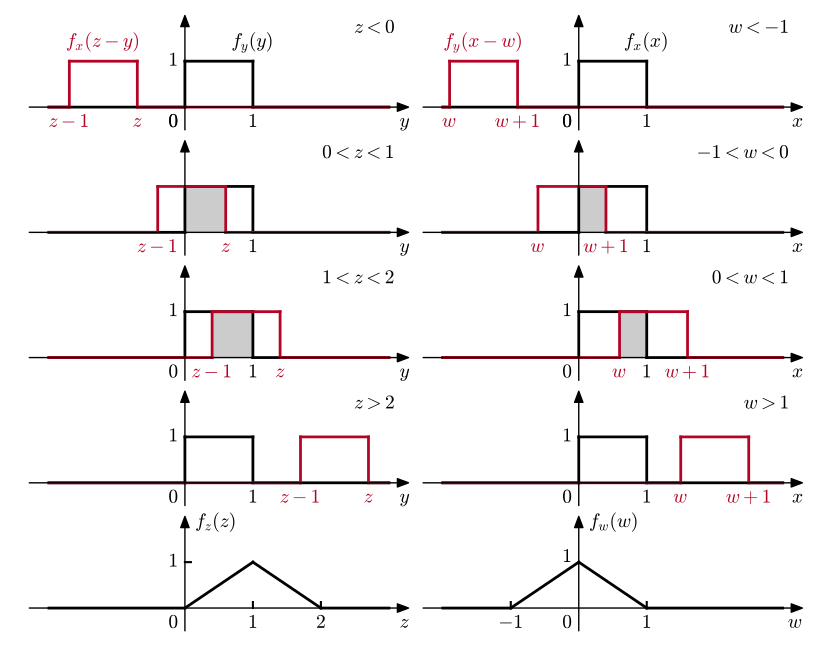

The script that saved this image:
import matplotlib.pyplot as plt
import numpy as np
from matplotlib import rc
from matplotlib.patches import Polygon
import matplotlib.colors as colors
from matplotlib import cm



__author__ = 'ernesto'

# if use latex or mathtext
rc('text', usetex=False)


# auxiliar function for plot ticks of equal length in x and y axis despite its scales.
# must be invoked after set the axes limits for example with xlim, ylim
def convert_display_to_data_coordinates(transData, length=10):
    # create a transform which will take from display to data coordinates
    inv = transData.inverted()
    # transform from display coordinates to data coordinates in x axis
    data_coords = inv.transform([(0, 0), (length, 0)])
    # get the length of the segment in data units
    x_coord_len = data_coords[1, 0] - data_coords[0, 0]
    # transform from display coordinates to data coordinates in y axis
    data_coords = inv.transform([(0, 0), (0, length)])
    # get the length of the segment in data units
    y_coord_len = data_coords[1, 1] - data_coords[0, 1]
    return x_coord_len, y_coord_len


def plot_pulse(x0, x1, h, lw, c):
    # horizontal lines
    plt.plot([x_min, x0], [0, 0], lw=lw, color=c)
    plt.plot([x0, x1], [h, h], lw=lw, color=c)
    plt.plot([x1, x_max], [0, 0], lw=lw, color=c)
    # vertical lines
    plt.plot([x0, x0], [0, h], lw=lw, color=c)
    plt.plot([x1, x1], [0, h], lw=lw, color=c)


# axis parameters
x_positive = 3

x_max = x_positive
x_min = -(x_positive - 1)
z_max = 2
z_min = -0.5

delta_ax = 0.3
x_ax_max = x_max + delta_ax
x_ax_min = x_min - delta_ax
z_ax_max = z_max
z_ax_min = z_min

h = 1
lw = 2

# colors
c1 = 'k'
cNorm = colors.Normalize(vmin=0, vmax=1)
scalarMap = cm.ScalarMappable(norm=cNorm, cmap=cm.coolwarm)
c2 = scalarMap.to_rgba(1)
c3 = '#cccccc'

# axis labels parameters
bl = -0.45  # x labels baseline
rm = -0.1  # y labels right margin
fontsize = 14

# length of the ticks for all subplot (5 pixels)
display_length = 6  # in pixels

fig = plt.figure(1, figsize=(10, 8), frameon=False)
# SUBPLOT 1
ax = plt.subplot2grid((10, 10), (0, 0), rowspan=2, colspan=5)
plt.axis([x_ax_min, x_ax_max, z_ax_min, z_ax_max])

# axis arrows
plt.annotate("", xytext=(x_ax_min, 0), xycoords='data', xy=(x_ax_max, 0), textcoords='data',
             arrowprops=dict(width=0, headwidth=6, headlength=8, facecolor='black', shrink=0.002))
plt.annotate("", xytext=(0, z_ax_min), xycoords='data', xy=(0, z_ax_max), textcoords='data',
             arrowprops=dict(width=0, headwidth=6, headlength=8, facecolor='black', shrink=0.002))

plot_pulse(0, 1, h, lw, c1)
z = -0.7
plot_pulse(z-1, z, h, lw, c2)

# axis label
ax.text(x_ax_max, bl, r'$y$', fontsize=fontsize, ha='right', va='baseline', color='k')
ax.text(rm, bl, r'$0$', fontsize=fontsize, ha='right', va='baseline', color='k')
# pulses labels
ax.text(z-1, bl, r'$z-1$', fontsize=fontsize, ha='center', va='baseline', color=c2)
ax.text(z, bl, r'$z$', fontsize=fontsize, ha='center', va='baseline', color=c2)
ax.text(1, bl, r'$1$', fontsize=fontsize, ha='center', va='baseline', color='k')
ax.text(rm, bl, r'$0$', fontsize=fontsize, ha='right', va='baseline', color='k')
ax.text(rm, 1, r'$1$', fontsize=fontsize, ha='right', va='center', color='k')
# densities labels
ax.text(z-1/2, 1.3, r'$f_x(z-y)$', fontsize=fontsize, ha='center', va='baseline', color=c2)
ax.text(1, 1.3, r'$f_y(y)$', fontsize=fontsize, ha='center', va='baseline', color=c1)
# variable inequaltity
ax.text(x_max+0.1, z_max-0.4, r'$z<0$', fontsize=fontsize, ha='right', va='baseline', color=c1)
plt.axis('off')


# SUBPLOT 2
ax = plt.subplot2grid((10, 10), (2, 0), rowspan=2, colspan=5)
plt.axis([x_ax_min, x_ax_max, z_ax_min, z_ax_max])

# axis arrows
plt.annotate("", xytext=(x_ax_min, 0), xycoords='data', xy=(x_ax_max, 0), textcoords='data',
             arrowprops=dict(width=0, headwidth=6, headlength=8, facecolor='black', shrink=0.002))
plt.annotate("", xytext=(0, z_ax_min), xycoords='data', xy=(0, z_ax_max), textcoords='data',
             arrowprops=dict(width=0, headwidth=6, headlength=8, facecolor='black', shrink=0.002))

plot_pulse(0, 1, h, lw, c1)
z = 0.6
plot_pulse(z-1, z, h, lw, c2)

# axis label
ax.text(x_ax_max, bl, r'$y$', fontsize=fontsize, ha='right', va='baseline', color='k')
# pulses labels
ax.text(z-1, bl, r'$z-1$', fontsize=fontsize, ha='center', va='baseline', color=c2)
ax.text(z, bl, r'$z$', fontsize=fontsize, ha='center', va='baseline', color=c2)
ax.text(1, bl, r'$1$', fontsize=fontsize, ha='center', va='baseline', color='k')
# variable inequaltity
ax.text(x_max+0.1, z_max-0.4, r'$0<z<1$', fontsize=fontsize, ha='right', va='baseline', color=c1)
# filled rectangle
vertices = np.array([[0, 0], [z, 0], [z, 1], [0, 1]])
ax.add_patch(Polygon(vertices, facecolor=c3, edgecolor='none'))
plt.axis('off')

# SUBPLOT 3
ax = plt.subplot2grid((10, 10), (4, 0), rowspan=2, colspan=5)
plt.axis([x_ax_min, x_ax_max, z_ax_min, z_ax_max])

# axis arrows
plt.annotate("", xytext=(x_ax_min, 0), xycoords='data', xy=(x_ax_max, 0), textcoords='data',
             arrowprops=dict(width=0, headwidth=6, headlength=8, facecolor='black', shrink=0.002))
plt.annotate("", xytext=(0, z_ax_min), xycoords='data', xy=(0, z_ax_max), textcoords='data',
             arrowprops=dict(width=0, headwidth=6, headlength=8, facecolor='black', shrink=0.002))

plot_pulse(0, 1, h, lw, c1)
z = 1.4
plot_pulse(z-1, z, h, lw, c2)

# axis label
ax.text(x_ax_max, bl, r'$y$', fontsize=fontsize, ha='right', va='baseline', color='k')
ax.text(rm, bl, r'$0$', fontsize=fontsize, ha='right', va='baseline', color='k')
# pulses labels
ax.text(z-1, bl, r'$z-1$', fontsize=fontsize, ha='center', va='baseline', color=c2)
ax.text(z, bl, r'$z$', fontsize=fontsize, ha='center', va='baseline', color=c2)
ax.text(1, bl, r'$1$', fontsize=fontsize, ha='center', va='baseline', color='k')
ax.text(rm, 1, r'$1$', fontsize=fontsize, ha='right', va='center', color='k')
# variable inequaltity
ax.text(x_max+0.1, z_max-0.4, r'$1<z<2$', fontsize=fontsize, ha='right', va='baseline', color=c1)
# filled rectangle
vertices = np.array([[z-1, 0], [1, 0], [1, 1], [z-1, 1]])
ax.add_patch(Polygon(vertices, facecolor=c3, edgecolor='none'))
plt.axis('off')

# SUBPLOT 4
ax = plt.subplot2grid((10, 10), (6, 0), rowspan=2, colspan=5)
plt.axis([x_ax_min, x_ax_max, z_ax_min, z_ax_max])

# axis arrows
plt.annotate("", xytext=(x_ax_min, 0), xycoords='data', xy=(x_ax_max, 0), textcoords='data',
             arrowprops=dict(width=0, headwidth=6, headlength=8, facecolor='black', shrink=0.002))
plt.annotate("", xytext=(0, z_ax_min), xycoords='data', xy=(0, z_ax_max), textcoords='data',
             arrowprops=dict(width=0, headwidth=6, headlength=8, facecolor='black', shrink=0.002))

plot_pulse(0, 1, h, lw, c1)
z = 2.7
plot_pulse(z-1, z, h, lw, c2)

# axis label
ax.text(x_ax_max, bl, r'$y$', fontsize=fontsize, ha='right', va='baseline', color='k')
ax.text(rm, bl, r'$0$', fontsize=fontsize, ha='right', va='baseline', color='k')
# pulses labels
ax.text(z-1, bl, r'$z-1$', fontsize=fontsize, ha='center', va='baseline', color=c2)
ax.text(z, bl, r'$z$', fontsize=fontsize, ha='center', va='baseline', color=c2)
ax.text(1, bl, r'$1$', fontsize=fontsize, ha='center', va='baseline', color='k')
ax.text(rm, 1, r'$1$', fontsize=fontsize, ha='right', va='center', color='k')
# variable inequaltity
ax.text(x_max+0.1, z_max-0.4, r'$z>2$', fontsize=fontsize, ha='right', va='baseline', color=c1)
plt.axis('off')

# SUBPLOT 5
ax = plt.subplot2grid((10, 10), (8, 0), rowspan=2, colspan=5)
plt.axis([x_ax_min, x_ax_max, z_ax_min, z_ax_max])
# horizontal and vertical ticks length
xtl, ytl = convert_display_to_data_coordinates(ax.transData, length=display_length)

# axis arrows
plt.annotate("", xytext=(x_ax_min, 0), xycoords='data', xy=(x_ax_max, 0), textcoords='data',
             arrowprops=dict(width=0, headwidth=6, headlength=8, facecolor='black', shrink=0.002))
plt.annotate("", xytext=(0, z_ax_min), xycoords='data', xy=(0, z_ax_max), textcoords='data',
             arrowprops=dict(width=0, headwidth=6, headlength=8, facecolor='black', shrink=0.002))

plt.plot([x_min, 0], [0, 0], 'k', lw=2)
plt.plot([0, 1], [0, 1], 'k', lw=2)
plt.plot([1, 2], [1, 0], 'k', lw=2)
plt.plot([2, x_max], [0, 0], 'k', lw=2)

# ticks
plt.plot([1, 1], [0, ytl], 'k')
plt.plot([2, 2], [0, ytl], 'k')
plt.plot([0, xtl], [1, 1], 'k')

# axis label
ax.text(x_ax_max, bl, r'$z$', fontsize=fontsize, ha='right', va='baseline', color='k')
ax.text(rm, bl, r'$0$', fontsize=fontsize, ha='right', va='baseline', color='k')
# pulses labels
ax.text(2, bl, r'$2$', fontsize=fontsize, ha='center', va='baseline', color='k')
ax.text(1, bl, r'$1$', fontsize=fontsize, ha='center', va='baseline', color='k')
ax.text(rm, 1, r'$1$', fontsize=fontsize, ha='right', va='center', color='k')
# variable inequaltity
ax.text(0.15, z_max-0.25, r'$f_z(z)$', fontsize=fontsize, ha='left', va='baseline', color=c1)
plt.axis('off')

###############################################
###############################################
###############################################

# SUBPLOT 6
ax = plt.subplot2grid((10, 10), (0, 5), rowspan=2, colspan=5)
plt.axis([x_ax_min, x_ax_max, z_ax_min, z_ax_max])

# axis arrows
plt.annotate("", xytext=(x_ax_min, 0), xycoords='data', xy=(x_ax_max, 0), textcoords='data',
             arrowprops=dict(width=0, headwidth=6, headlength=8, facecolor='black', shrink=0.002))
plt.annotate("", xytext=(0, z_ax_min), xycoords='data', xy=(0, z_ax_max), textcoords='data',
             arrowprops=dict(width=0, headwidth=6, headlength=8, facecolor='black', shrink=0.002))

plot_pulse(0, 1, h, lw, c1)
z = -0.9
plot_pulse(z-1, z, h, lw, c2)

# axis label
ax.text(x_ax_max, bl, r'$x$', fontsize=fontsize, ha='right', va='baseline', color='k')
ax.text(rm, bl, r'$0$', fontsize=fontsize, ha='right', va='baseline', color='k')
# pulses labels
ax.text(z-1, bl, r'$w$', fontsize=fontsize, ha='center', va='baseline', color=c2)
ax.text(z, bl, r'$w+1$', fontsize=fontsize, ha='center', va='baseline', color=c2)
ax.text(1, bl, r'$1$', fontsize=fontsize, ha='center', va='baseline', color='k')
ax.text(rm, bl, r'$0$', fontsize=fontsize, ha='right', va='baseline', color='k')
ax.text(rm, 1, r'$1$', fontsize=fontsize, ha='right', va='center', color='k')
# densities labels
ax.text(z-1/2, 1.3, r'$f_y(x-w)$', fontsize=fontsize, ha='center', va='baseline', color=c2)
ax.text(1, 1.3, r'$f_x(x)$', fontsize=fontsize, ha='center', va='baseline', color=c1)
# variable inequaltity
ax.text(x_max+0.1, z_max-0.4, r'$w<-1$', fontsize=fontsize, ha='right', va='baseline', color=c1)
plt.axis('off')


# SUBPLOT 7
ax = plt.subplot2grid((10, 10), (2, 5), rowspan=2, colspan=5)
plt.axis([x_ax_min, x_ax_max, z_ax_min, z_ax_max])

# axis arrows
plt.annotate("", xytext=(x_ax_min, 0), xycoords='data', xy=(x_ax_max, 0), textcoords='data',
             arrowprops=dict(width=0, headwidth=6, headlength=8, facecolor='black', shrink=0.002))
plt.annotate("", xytext=(0, z_ax_min), xycoords='data', xy=(0, z_ax_max), textcoords='data',
             arrowprops=dict(width=0, headwidth=6, headlength=8, facecolor='black', shrink=0.002))

plot_pulse(0, 1, h, lw, c1)
z = 0.4
plot_pulse(z-1, z, h, lw, c2)

# axis label
ax.text(x_ax_max, bl, r'$x$', fontsize=fontsize, ha='right', va='baseline', color='k')
# pulses labels
ax.text(z-1, bl, r'$w$', fontsize=fontsize, ha='center', va='baseline', color=c2)
ax.text(z, bl, r'$w+1$', fontsize=fontsize, ha='center', va='baseline', color=c2)
ax.text(1, bl, r'$1$', fontsize=fontsize, ha='center', va='baseline', color='k')
# variable inequaltity
ax.text(x_max+0.1, z_max-0.4, r'$-1<w<0$', fontsize=fontsize, ha='right', va='baseline', color=c1)
# filled rectangle
vertices = np.array([[0, 0], [z, 0], [z, 1], [0, 1]])
ax.add_patch(Polygon(vertices, facecolor=c3, edgecolor='none'))
plt.axis('off')

# SUBPLOT 8
ax = plt.subplot2grid((10, 10), (4, 5), rowspan=2, colspan=5)
plt.axis([x_ax_min, x_ax_max, z_ax_min, z_ax_max])

# axis arrows
plt.annotate("", xytext=(x_ax_min, 0), xycoords='data', xy=(x_ax_max, 0), textcoords='data',
             arrowprops=dict(width=0, headwidth=6, headlength=8, facecolor='black', shrink=0.002))
plt.annotate("", xytext=(0, z_ax_min), xycoords='data', xy=(0, z_ax_max), textcoords='data',
             arrowprops=dict(width=0, headwidth=6, headlength=8, facecolor='black', shrink=0.002))

plot_pulse(0, 1, h, lw, c1)
z = 1.6
plot_pulse(z-1, z, h, lw, c2)

# axis label
ax.text(x_ax_max, bl, r'$x$', fontsize=fontsize, ha='right', va='baseline', color='k')
ax.text(rm, bl, r'$0$', fontsize=fontsize, ha='right', va='baseline', color='k')
# pulses labels
ax.text(z-1, bl, r'$w$', fontsize=fontsize, ha='center', va='baseline', color=c2)
ax.text(z, bl, r'$w+1$', fontsize=fontsize, ha='center', va='baseline', color=c2)
ax.text(1, bl, r'$1$', fontsize=fontsize, ha='center', va='baseline', color='k')
ax.text(rm, 1, r'$1$', fontsize=fontsize, ha='right', va='center', color='k')
# variable inequaltity
ax.text(x_max+0.1, z_max-0.4, r'$0<w<1$', fontsize=fontsize, ha='right', va='baseline', color=c1)
# filled rectangle
vertices = np.array([[z-1, 0], [1, 0], [1, 1], [z-1, 1]])
ax.add_patch(Polygon(vertices, facecolor=c3, edgecolor='none'))
plt.axis('off')

# SUBPLOT 9
ax = plt.subplot2grid((10, 10), (6, 5), rowspan=2, colspan=5)
plt.axis([x_ax_min, x_ax_max, z_ax_min, z_ax_max])

# axis arrows
plt.annotate("", xytext=(x_ax_min, 0), xycoords='data', xy=(x_ax_max, 0), textcoords='data',
             arrowprops=dict(width=0, headwidth=6, headlength=8, facecolor='black', shrink=0.002))
plt.annotate("", xytext=(0, z_ax_min), xycoords='data', xy=(0, z_ax_max), textcoords='data',
             arrowprops=dict(width=0, headwidth=6, headlength=8, facecolor='black', shrink=0.002))

plot_pulse(0, 1, h, lw, c1)
z = 2.5
plot_pulse(z-1, z, h, lw, c2)

# axis label
ax.text(x_ax_max, bl, r'$x$', fontsize=fontsize, ha='right', va='baseline', color='k')
ax.text(rm, bl, r'$0$', fontsize=fontsize, ha='right', va='baseline', color='k')
# pulses labels
ax.text(z-1, bl, r'$w$', fontsize=fontsize, ha='center', va='baseline', color=c2)
ax.text(z, bl, r'$w+1$', fontsize=fontsize, ha='center', va='baseline', color=c2)
ax.text(1, bl, r'$1$', fontsize=fontsize, ha='center', va='baseline', color='k')
ax.text(rm, 1, r'$1$', fontsize=fontsize, ha='right', va='center', color='k')
# variable inequaltity
ax.text(x_max+0.1, z_max-0.4, r'$w>1$', fontsize=fontsize, ha='right', va='baseline', color=c1)
plt.axis('off')

# SUBPLOT 10
ax = plt.subplot2grid((10, 10), (8, 5), rowspan=2, colspan=5)
plt.axis([x_ax_min, x_ax_max, z_ax_min, z_ax_max])
# horizontal and vertical ticks length
xtl, ytl = convert_display_to_data_coordinates(ax.transData, length=display_length)

# axis arrows
plt.annotate("", xytext=(x_ax_min, 0), xycoords='data', xy=(x_ax_max, 0), textcoords='data',
             arrowprops=dict(width=0, headwidth=6, headlength=8, facecolor='black', shrink=0.002))
plt.annotate("", xytext=(0, z_ax_min), xycoords='data', xy=(0, z_ax_max), textcoords='data',
             arrowprops=dict(width=0, headwidth=6, headlength=8, facecolor='black', shrink=0.002))

plt.plot([x_min, -1], [0, 0], 'k', lw=2)
plt.plot([-1, 0], [0, 1], 'k', lw=2)
plt.plot([0, 1], [1, 0], 'k', lw=2)
plt.plot([1, x_max], [0, 0], 'k', lw=2)

# ticks
plt.plot([1, 1], [0, ytl], 'k')
plt.plot([-1, -1], [0, ytl], 'k')

# axis label
ax.text(x_ax_max, bl, r'$w$', fontsize=fontsize, ha='right', va='baseline', color='k')
ax.text(rm, bl, r'$0$', fontsize=fontsize, ha='right', va='baseline', color='k')
# pulses labels
ax.text(-1, bl, r'$-1$', fontsize=fontsize, ha='center', va='baseline', color='k')
ax.text(1, bl, r'$1$', fontsize=fontsize, ha='center', va='baseline', color='k')
ax.text(rm, 1.1, r'$1$', fontsize=fontsize, ha='right', va='center', color='k')
# variable inequaltity
ax.text(0.15, z_max-0.25, r'$f_w(w)$', fontsize=fontsize, ha='left', va='baseline', color=c1)
plt.axis('off')


plt.savefig('joint_distribution_sum_sub_marginals_convolutions.pdf', bbox_inches='tight')
plt.show()
